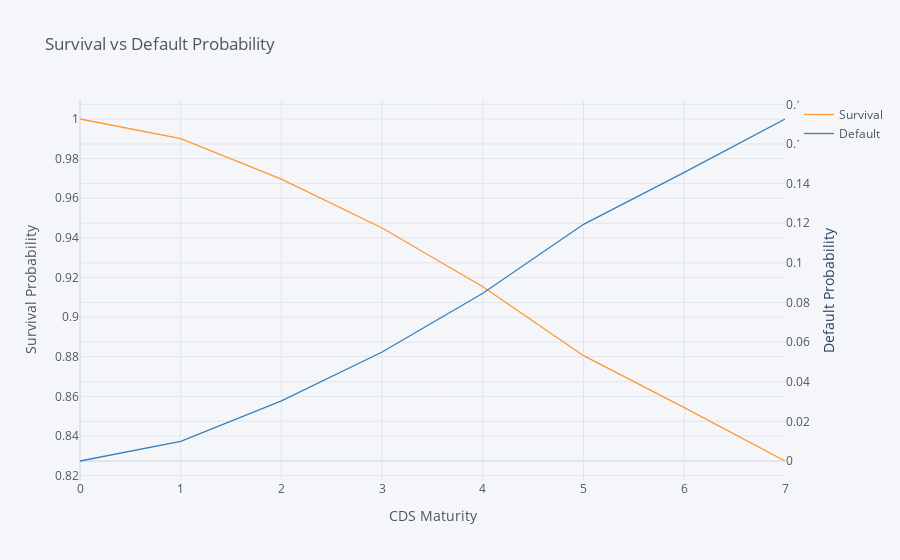
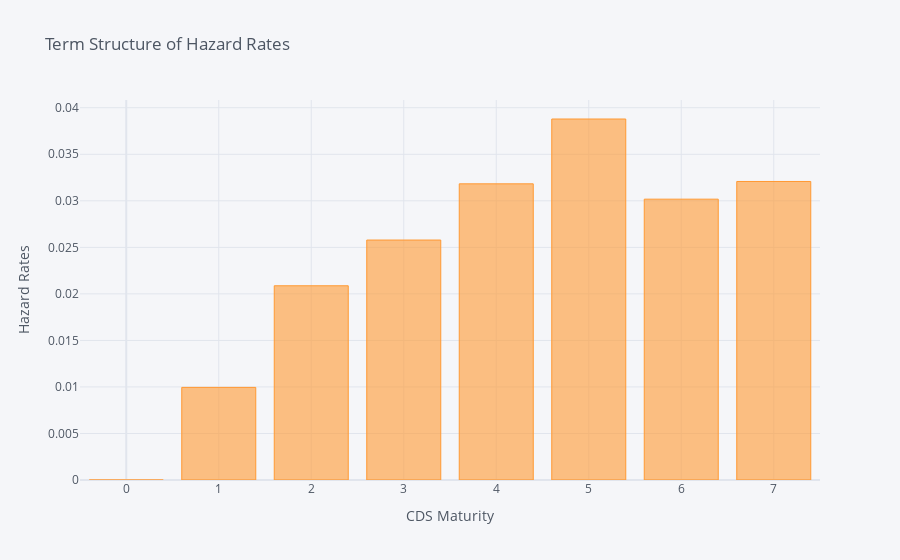

The cell these charts' notebook holds for them, in order:
### Code cell
WFC = get_survival_probability(df.Maturity,df.Df,df.WFC,0.50,plot_prob=True,plot_hazard=True)
WFC

### Figure 1 — Plotly figure (JSON) as saved in the notebook; plotly's stock layout.template omitted (floating-point values rounded to 4 significant figures)
{"data": [{"line": {"color": "rgba(255, 153, 51, 1.0)", "dash": "solid", "shape": "linear", "width": 1.3}, "mode": "lines", "name": "Survival", "text": "", "type": "scatter", "x": [0, 1, 2, 3, 4, 5, 6, 7], "y": [1, 0.9901, 0.9696, 0.945, 0.9154, 0.8805, 0.8544, 0.8274]}, {"line": {"color": "rgba(55, 128, 191, 1.0)", "dash": "solid", "shape": "linear", "width": 1.3}, "mode": "lines", "name": "Default", "text": "", "type": "scatter", "x": [0, 1, 2, 3, 4, 5, 6, 7], "xaxis": "x", "y": [0, 0.009901, 0.03035, 0.05503, 0.08463, 0.1195, 0.1456, 0.1726], "yaxis": "y2"}], "layout": {"legend": {"bgcolor": "#F5F6F9", "font": {"color": "#4D5663"}}, "paper_bgcolor": "#F5F6F9", "plot_bgcolor": "#F5F6F9", "title": {"font": {"color": "#4D5663"}, "text": "Survival vs Default Probability"}, "xaxis": {"gridcolor": "#E1E5ED", "showgrid": true, "tickfont": {"color": "#4D5663"}, "title": {"font": {"color": "#4D5663"}, "text": "CDS Maturity"}, "zerolinecolor": "#E1E5ED"}, "yaxis": {"gridcolor": "#E1E5ED", "showgrid": true, "tickfont": {"color": "#4D5663"}, "title": {"font": {"color": "#4D5663"}, "text": "Survival Probability"}, "zerolinecolor": "#E1E5ED"}, "yaxis2": {"anchor": "x", "gridcolor": "#E1E5ED", "overlaying": "y", "showgrid": true, "side": "right", "tickfont": {"color": "#4D5663"}, "title": {"text": "Default Probability"}, "zerolinecolor": "#E1E5ED"}}}

### Figure 2 — Plotly figure (JSON) as saved in the notebook; plotly's stock layout.template omitted (floating-point values rounded to 4 significant figures)
{"data": [{"marker": {"color": "rgba(255, 153, 51, 0.6)", "line": {"color": "rgba(255, 153, 51, 1.0)", "width": 1}}, "name": "Hazard", "orientation": "v", "text": "", "type": "bar", "x": [0, 1, 2, 3, 4, 5, 6, 7], "y": [0, 0.00995, 0.02087, 0.02579, 0.03183, 0.03879, 0.03018, 0.03208]}], "layout": {"legend": {"bgcolor": "#F5F6F9", "font": {"color": "#4D5663"}}, "paper_bgcolor": "#F5F6F9", "plot_bgcolor": "#F5F6F9", "title": {"font": {"color": "#4D5663"}, "text": "Term Structure of Hazard Rates"}, "xaxis": {"gridcolor": "#E1E5ED", "showgrid": true, "tickfont": {"color": "#4D5663"}, "title": {"font": {"color": "#4D5663"}, "text": "CDS Maturity"}, "zerolinecolor": "#E1E5ED"}, "yaxis": {"gridcolor": "#E1E5ED", "showgrid": true, "tickfont": {"color": "#4D5663"}, "title": {"font": {"color": "#4D5663"}, "text": "Hazard Rates"}, "zerolinecolor": "#E1E5ED"}}}
